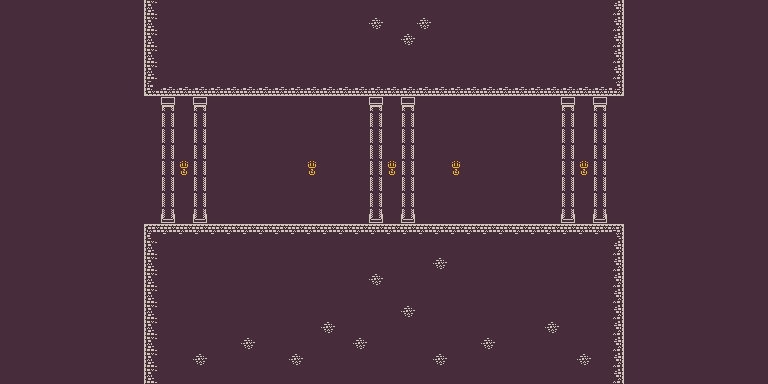

Tiled map render using the project's own tile images. Description and the whole map definition, tile-layer contents included, below:
An orthogonal 48x24 tile map with 16x16 px tiles, 1 tile layer (Background - not trans), 2 tilesets.

<map version="1.2" tiledversion="1.3.3" orientation="orthogonal" renderorder="right-down" width="48" height="24" tilewidth="16" tileheight="16" infinite="0" nextlayerid="3" nextobjectid="1">
 <editorsettings>
  <export target="../../HW5/assets/battleground/battleground.json" format="json" />
 </editorsettings>
 <tileset firstgid="1" source="tileset_colored.tsx" />
 <tileset firstgid="1025" source="tileset_colored-trans.tsx" />
 <layer id="1" name="Background - not trans" width="48" height="24">
  <data encoding="csv">
1,1,1,1,1,1,1,1,1,51,1,1,1,1,1,1,1,1,1,1,1,1,1,1,1,1,1,1,1,1,1,1,1,1,1,1,1,1,53,1,1,1,1,1,1,1,1,1,
1,1,1,1,1,1,1,1,1,51,1,1,1,1,1,1,1,1,1,1,1,1,1,52,1,1,52,1,1,1,1,1,1,1,1,1,1,1,53,1,1,1,1,1,1,1,1,1,
1,1,1,1,1,1,1,1,1,51,1,1,1,1,1,1,1,1,1,1,1,1,1,1,1,52,1,1,1,1,1,1,1,1,1,1,1,1,53,1,1,1,1,1,1,1,1,1,
1,1,1,1,1,1,1,1,1,51,1,1,1,1,1,1,1,1,1,1,1,1,1,1,1,1,1,1,1,1,1,1,1,1,1,1,1,1,53,1,1,1,1,1,1,1,1,1,
1,1,1,1,1,1,1,1,1,51,1,1,1,1,1,1,1,1,1,1,1,1,1,1,1,1,1,1,1,1,1,1,1,1,1,1,1,1,53,1,1,1,1,1,1,1,1,1,
1,1,1,1,1,1,1,1,1,83,84,84,84,84,84,84,84,84,84,84,84,84,84,84,84,84,84,84,84,84,84,84,84,84,84,84,84,84,85,1,1,1,1,1,1,1,1,1,
1,1,1,1,1,1,1,1,1,1,356,1,356,1,1,1,1,1,1,1,1,1,1,356,1,356,1,1,1,1,1,1,1,1,1,356,1,356,1,1,1,1,1,1,1,1,1,1,
1,1,1,1,1,1,1,1,1,1,388,1,388,1,1,1,1,1,1,1,1,1,1,388,1,388,1,1,1,1,1,1,1,1,1,388,1,388,1,1,1,1,1,1,1,1,1,1,
1,1,1,1,1,1,1,1,1,1,388,1,388,1,1,1,1,1,1,1,1,1,1,388,1,388,1,1,1,1,1,1,1,1,1,388,1,388,1,1,1,1,1,1,1,1,1,1,
1,1,1,1,1,1,1,1,1,1,388,1,388,1,1,1,1,1,1,1,1,1,1,388,1,388,1,1,1,1,1,1,1,1,1,388,1,388,1,1,1,1,1,1,1,1,1,1,
1,1,1,1,1,1,1,1,1,1,388,486,388,1,1,1,1,1,1,486,1,1,1,388,486,388,1,1,486,1,1,1,1,1,1,388,486,388,1,1,1,1,1,1,1,1,1,1,
1,1,1,1,1,1,1,1,1,1,388,1,388,1,1,1,1,1,1,1,1,1,1,388,1,388,1,1,1,1,1,1,1,1,1,388,1,388,1,1,1,1,1,1,1,1,1,1,
1,1,1,1,1,1,1,1,1,1,388,1,388,1,1,1,1,1,1,1,1,1,1,388,1,388,1,1,1,1,1,1,1,1,1,388,1,388,1,1,1,1,1,1,1,1,1,1,
1,1,1,1,1,1,1,1,1,1,420,1,420,1,1,1,1,1,1,1,1,1,1,420,1,420,1,1,1,1,1,1,1,1,1,420,1,420,1,1,1,1,1,1,1,1,1,1,
1,1,1,1,1,1,1,1,1,19,20,20,20,20,20,20,20,20,20,20,20,20,20,20,20,20,20,20,20,20,20,20,20,20,20,20,20,20,21,1,1,1,1,1,1,1,1,1,
1,1,1,1,1,1,1,1,1,51,1,1,1,1,1,1,1,1,1,1,1,1,1,1,1,1,1,1,1,1,1,1,1,1,1,1,1,1,53,1,1,1,1,1,1,1,1,1,
1,1,1,1,1,1,1,1,1,51,1,1,1,1,1,1,1,1,1,1,1,1,1,1,1,1,1,52,1,1,1,1,1,1,1,1,1,1,53,1,1,1,1,1,1,1,1,1,
1,1,1,1,1,1,1,1,1,51,1,1,1,1,1,1,1,1,1,1,1,1,1,52,1,1,1,1,1,1,1,1,1,1,1,1,1,1,53,1,1,1,1,1,1,1,1,1,
1,1,1,1,1,1,1,1,1,51,1,1,1,1,1,1,1,1,1,1,1,1,1,1,1,1,1,1,1,1,1,1,1,1,1,1,1,1,53,1,1,1,1,1,1,1,1,1,
1,1,1,1,1,1,1,1,1,51,1,1,1,1,1,1,1,1,1,1,1,1,1,1,1,52,1,1,1,1,1,1,1,1,1,1,1,1,53,1,1,1,1,1,1,1,1,1,
1,1,1,1,1,1,1,1,1,51,1,1,1,1,1,1,1,1,1,1,52,1,1,1,1,1,1,1,1,1,1,1,1,1,52,1,1,1,53,1,1,1,1,1,1,1,1,1,
1,1,1,1,1,1,1,1,1,51,1,1,1,1,1,52,1,1,1,1,1,1,52,1,1,1,1,1,1,1,52,1,1,1,1,1,1,1,53,1,1,1,1,1,1,1,1,1,
1,1,1,1,1,1,1,1,1,51,1,1,52,1,1,1,1,1,52,1,1,1,1,1,1,1,1,52,1,1,1,1,1,1,1,1,52,1,53,1,1,1,1,1,1,1,1,1,
1,1,1,1,1,1,1,1,1,51,1,1,1,1,1,1,1,1,1,1,1,1,1,1,1,1,1,1,1,1,1,1,1,1,1,1,1,1,53,1,1,1,1,1,1,1,1,1
</data>
 </layer>
</map>
